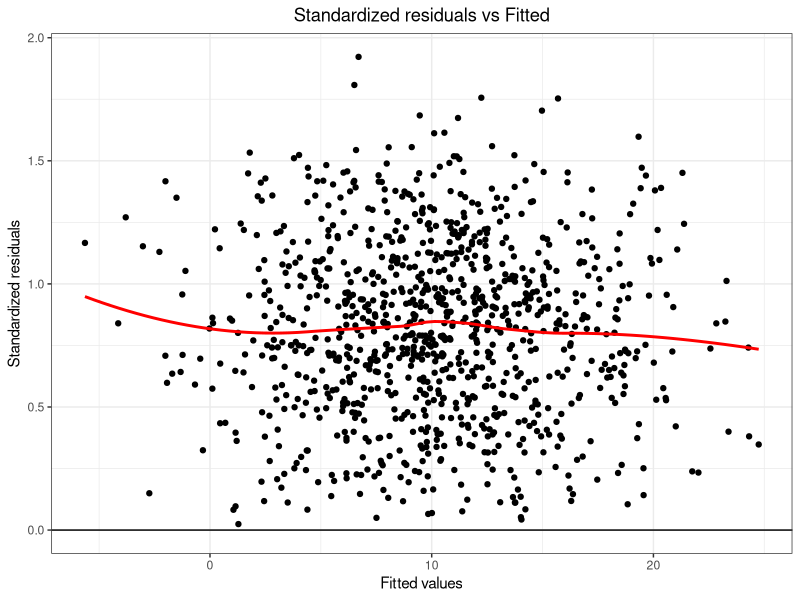

Write R code to recreate this figure.
require(ggplot2)
####  linreg ####
linreg<-function(formula,data){
  
  #############
  x<-model.matrix(formula,data)
  y<-all.vars(formula)[1]
  y<-as.matrix(data[,names(data)==y])


  b_hat<-solve(t(x)%*%x)%*%t(x)%*%y
  
  y_fits<-x%*%b_hat
  
  e<-y-y_fits
  
  df<-length(y)-(ncol(x)+1)
  
  var_e<-(t(e)%*%e)/df
  
  
 var_b_hat<-as.numeric(var_e)*diag(solve((t(x)%*%x)))
 std_b_hat<-sqrt(var_b_hat)
 
 t_b_hat<-as.numeric(b_hat)/std_b_hat
  
 p_b_hat<-(1-(pt(abs(t_b_hat),df = df)))*2
 
 
 b_hat_numeric<-as.numeric(b_hat)
 names(b_hat_numeric)<-rownames(b_hat)
 
 
 
 input_var<-as.character(match.call(expand.dots = FALSE))
 
 result <- list(Call = formula, Coefficients = b_hat_numeric, Xterms=x, Yterms=y, Fitts=y_fits,
                  Resid=e, df=df,
                  Var_residuals=var_e, Std_betas=std_b_hat,
                  tBetas=t_b_hat, Pvalues = p_b_hat,Input=input_var)
 
 class(result)<-"linreg"
 
 #########
 
 print.linreg <<- function(obj) {
   
   beta<-as.character(round(obj$Coefficients,2))
   namn<-names(obj$Coefficients)
   
   n<-max(c(nchar(beta),20))
   if(TRUE%in%(nchar(namn)>n)){
     namn[nchar(namn)>n]<-
       paste(substr(namn[nchar(namn)>n],1,(n-3)),"...",sep="")
   }
   
   for(i in 1:length(obj$Coefficients)){
     if((nchar(namn)[i]==nchar(beta)[i])==FALSE){
       
       andra<-c(namn[i],beta[i])
       ny<-andra
       antal<-max(nchar(andra))
       
       lagga_till<-antal-min(nchar(andra))
       plus<-paste(rep(" ",lagga_till),collapse = "")
       ny[nchar(andra)<antal]<-paste(plus,andra[nchar(andra)<antal],sep = "")
       
       namn[i]<-ny[1]
       beta[i]<-ny[2]
     }
   }
   
   
   cat("Call:",sep="\n")
   cat(paste("linreg("," formula=",obj$Input[2],", "," data=",obj$Input[3],")",sep=""), sep="\n")
   cat(sep="\n")
   cat("Coefficients:",sep="\n")
   cat(namn,sep="\t")
   cat("","\n")
   cat(beta,sep="\t")
   cat("",sep="\n")
   cat("",sep="\n")

 }
 
 summary.linreg <<- function(obj){
   
   namn<-names(obj$Coefficients)
   
   n<-max(c(nchar(namn),20))
   if(TRUE%in%(nchar(namn)>n)){
     namn[nchar(namn)>n]<-
       paste(substr(namn[nchar(namn)>n],1,(n-3)),"...",sep="")
   }
   n<-max(nchar(namn))
   
   
   for(i in 1:length(namn)){
     if(nchar(namn[i])<n){
       
       lagga_till<-n-nchar(namn[i])
       plus<-paste(rep(" ",lagga_till),collapse = "")
       namn[i]<-paste(plus,namn[i],sep = "")
     }
   }
   plus<-paste(rep(" ",n),collapse = "")
   namn<-c(plus,namn)
   
   
   
   Estimate<-as.character(round(obj$Coefficients,3))
   n<-max(nchar(Estimate),nchar("Estimate"))
   for(i in 1:length(Estimate)){
     if(nchar(Estimate[i])<n){
       lagga_till<-n-nchar(Estimate[i])
       plus<-paste(rep(" ",lagga_till),collapse = "")
       Estimate[i]<-paste(plus,Estimate[i],sep = "")
     }
   }
   Estimate<-c("Estimate",Estimate)
   
   
   Std_Error<-as.character(round(obj$Std_betas,3))
   n<-max(nchar(c(Std_Error,"Std.Error")))
   for(i in 1:length(Std_Error)){
     if(nchar(Std_Error[i])<n){
       lagga_till<-n-nchar(Std_Error[i])
       plus<-paste(rep(" ",lagga_till),collapse = "")
       Std_Error[i]<-paste(plus,Std_Error[i],sep = "")
     }
   }
   Std_Error<-c("Std.Error",Std_Error)
   
   
   t_value<-as.character(round(obj$tBetas,3))
   n<-max(nchar(c(t_value,"t value")))
   for(i in 1:length(t_value)){
     if(nchar(t_value[i])<n){
       lagga_till<-n-nchar(t_value[i])
       plus<-paste(rep(" ",lagga_till),collapse = "")
       t_value[i]<-paste(plus,t_value[i],sep = "")
     }
   }
   t_value<-c("t value",t_value)
   
   
   Pr_t<-as.character(round(obj$Pvalues,4))
   n<-max(nchar(c(Pr_t,"Pr(>|t|)")))
   Pr_t[Pr_t=="0"]<-"<0.0001"
   for(i in 1:length(Pr_t)){
     if(nchar(Pr_t[i])<n){
       lagga_till<-n-nchar(Pr_t[i])
       plus<-paste(rep(" ",lagga_till),collapse = "")
       Pr_t[i]<-paste(plus,Pr_t[i],sep = "")
     }
   }
   Pr_t<-c("Pr(>|t|)",Pr_t)
   
   
   
   
   
   
   
   cat("Call:", "\n")
   cat(paste("linreg("," formula=",obj$Input[2],", "," data=",obj$Input[3],")",sep=""), sep="\n")
   cat(" ",sep="\n")
   cat("Coefficients:",sep="\n")
   cat(paste(namn,Estimate,Std_Error,t_value,Pr_t),sep="\n")
   cat(" ",sep="\n")
   cat( paste("Residual standard error (\u03C3):",round(obj$Var_residuals,5)),sep="\n")
   cat( paste("df:",obj$df),sep="\n")
   
   
   
 }
 
 resid.linreg <<- function(obj){
   result<-as.numeric(obj$Resid)
   names(result)<-1:length(result)
   return(result)
 }
 
 coef.linreg<<-function(obj){
   result<-obj$Coefficients
   return(result)
   
 }
 
 pred.linreg<<-function(obj){
   result<-obj$Fitts
   return(result)
 }
 
 plot.linreg <<- function(obj) {
   dataint <- data.frame(residual = obj$Resid, fits = obj$Fitts, std_residual = sqrt(abs(scale(obj$Resid))))
   # bandwidth1<-10
   # bandwidth2<-10
   # dataint$fits_residual_ks<-ksmooth(dataint$fits,dataint$residual,kernel = "normal",bandwidth=bandwidth1)$y
   # dataint$fits_std_residual_ks<-ksmooth(dataint$fits,dataint$std_residual,kernel = "normal",bandwidth=bandwidth2)$y
   # 
   #Residuals vs Fitted
   pl_1 <- ggplot(data = dataint, aes(x = fits, y = residual) ) +
     geom_point() + 
     labs(x = "Fitted values", y = "Residuals") +
     #geom_smooth(method="glm", se = FALSE, color = "red") + 
     geom_hline(yintercept = 0) + theme_bw() + ggtitle("Residuals vs Fitted") +
     theme(plot.title = element_text(hjust = 0.5))
   
   #Standardized residuals vs Fitted
   pl_2 <- ggplot(data = dataint, aes(x = fits, y = std_residual) ) +
     geom_point() + labs(x = "Fitted values", y = "Standardized residuals") +
     geom_smooth(method="loess", se = FALSE, color = "red") + 
     geom_hline(yintercept = 0) + 
     theme_bw() + 
     ggtitle("Standardized residuals vs Fitted") +
     theme(plot.title = element_text(hjust = 0.5))
   
   cat ("Press [enter] to continue")
   line <- readline()
   pl_1
   Sys.sleep(0.01)
   cat ("Press [enter] to continue")
   line <- readline()
   pl_2
 }
 ###########
 # reglin <- setRefClass("linreg",fields = c("Call", "Coefficients", "Xterms", "Yterms", "Fitts", 
 #                                           "Resid", "df", "Var_residuals", 
 #                                           "Var_betas", "tBetas", "Pvalues") )
 # 
 # result <- reglin(Call = formula, Coefficients = b_hat, Xterms=x, Yterms=y, Fitts=y_fits, 
 #                  Resid=e, df=df, 
 #                  Var_residuals=var_e, Var_betas=var_b_hat, 
 #                  tBetas=t_b_hat, Pvalues = p_b_hat)
 #########
 
 return(result)

}
############
#Formula + data
formula<-Petal.Length~Species
data(iris)
data<-iris
summary(lm(formula,data)) #lm
linreg(formula, data = data) #linreg

###
# lm
a<-lm(Petal.Length~Species, data = iris)
a
summary(a)
######
# linreg
#lm(Petal.Length~Species, data = iris)
obj<-linreg(Petal.Length~Species, data = iris)
x<-rnorm(1000);y<-rnorm(1000);y<-5*x+y+10;min_data<-data.frame(x,y)
obj<-linreg(y~x,min_data)
obj
summary(obj)
resid(obj)
##############


plot.linreg <- function(obj) {
  dataint <- data.frame(residual = as.numeric(obj$Resid), fits = as.numeric(obj$Fitts), std_residual = as.numeric(sqrt(abs(scale(obj$Resid)))))
  # bandwidth1<-10
  # bandwidth2<-10
  # dataint$fits_residual_ks<-ksmooth(dataint$fits,dataint$residual,kernel = "normal",bandwidth=bandwidth1)$y
  # dataint$fits_std_residual_ks<-ksmooth(dataint$fits,dataint$std_residual,kernel = "normal",bandwidth=bandwidth2)$y
  # 
  #Residuals vs Fitted
  pl_1 <- ggplot(data = dataint, aes(x = fits, y = residual) ) +
    geom_point() + 
    labs(x = "Fitted values", y = "Residuals") +
    geom_smooth(method="loess", se = FALSE, color = "red") + 
    geom_hline(yintercept = 0) + theme_bw() + ggtitle("Residuals vs Fitted") +
    theme(plot.title = element_text(hjust = 0.5))
  
  #Standardized residuals vs Fitted
  pl_2 <- ggplot(data = dataint, aes(x = fits, y = std_residual) ) +
    geom_point() + labs(x = "Fitted values", y = "Standardized residuals") +
    geom_smooth(method="loess", se = FALSE, color = "red") + 
    geom_hline(yintercept = 0) + 
    theme_bw() + 
    ggtitle("Standardized residuals vs Fitted") +
    theme(plot.title = element_text(hjust = 0.5))
  
  cat ("Press [enter] to continue")
  line <- readline()
  pl_1
  Sys.sleep(0.1)
  cat ("Press [enter] to continue")
  line <- readline()
  pl_2
}


plot(obj)

#################################

obj$Xterms




